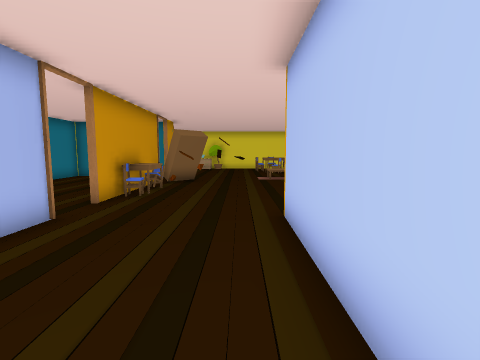
view 1 (above)

22 first-person views from a walk through a Unity game level. The camera is 1.4 m above the floor, tilts 6° down and sees 85° across. Doors are open. The floor is counted in squares, 1 m on a side. Each view is taken from the middle of a square. On the plan, view 1 faces up. The plan holds only what a view shows up to about 13 squares ahead; the rest is blank. The place goes on beyond the plan.

view 2
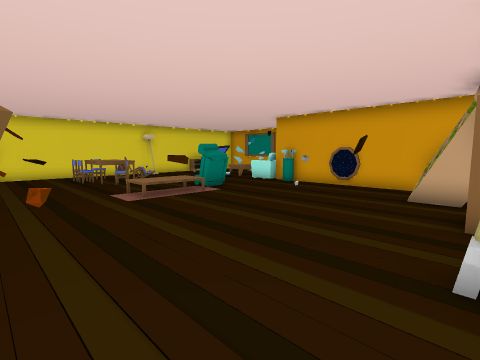

view 3
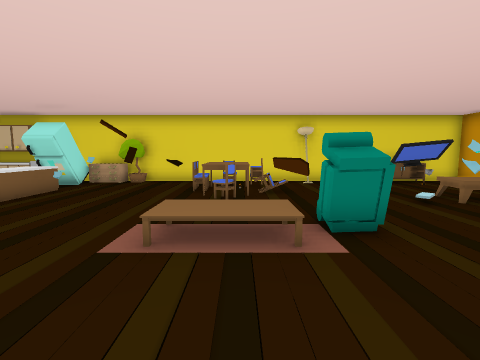

view 4
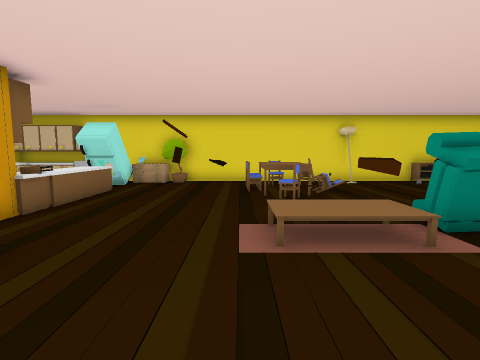

view 5
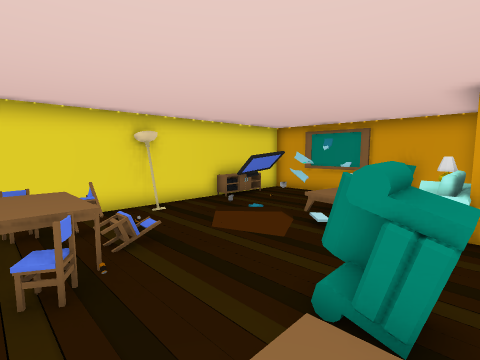

view 6
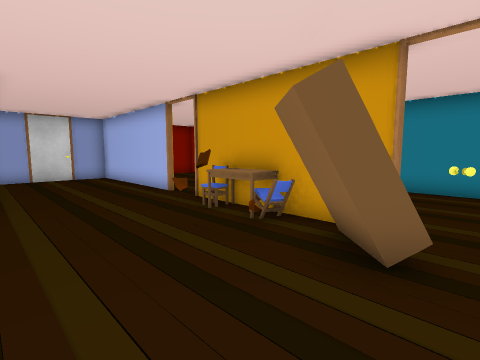

view 7
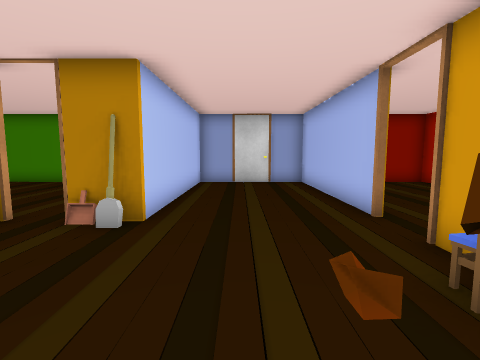

view 8
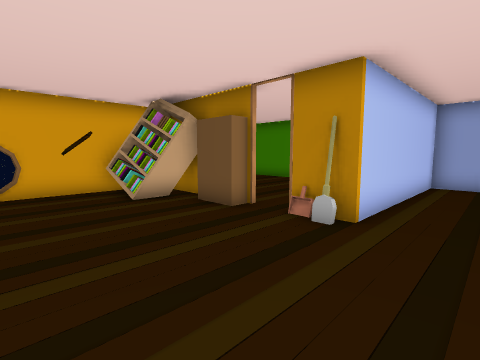

view 9
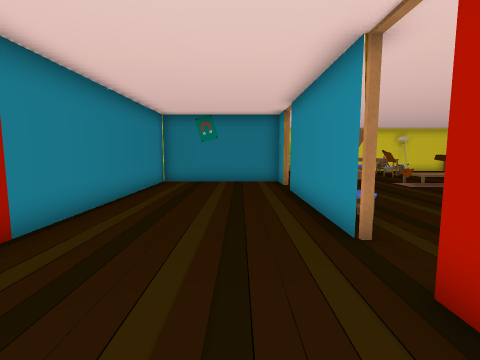

view 10
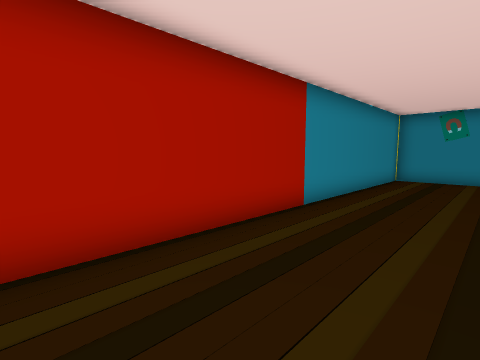

view 11
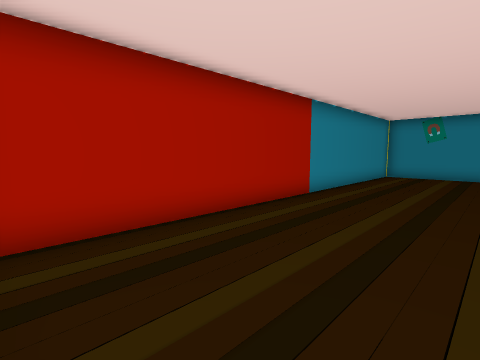

view 12
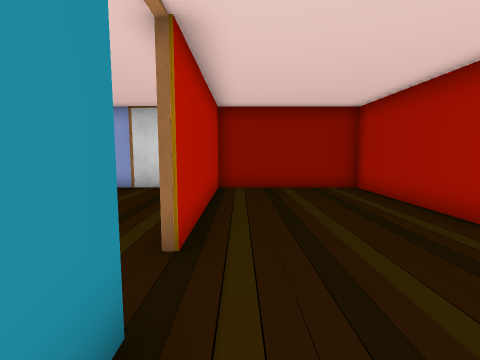

view 13
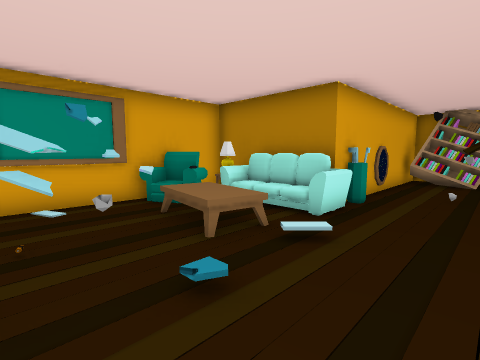

view 14
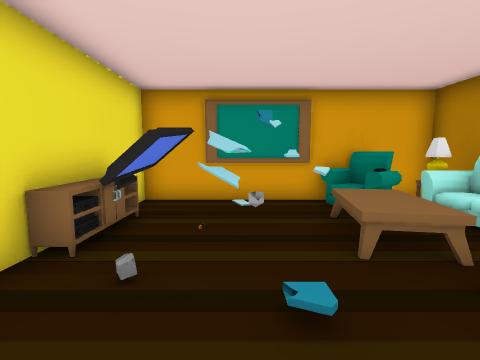

view 15
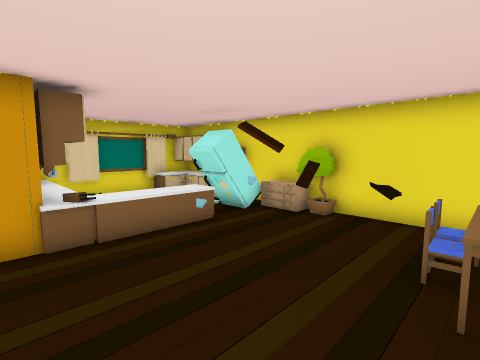

view 16
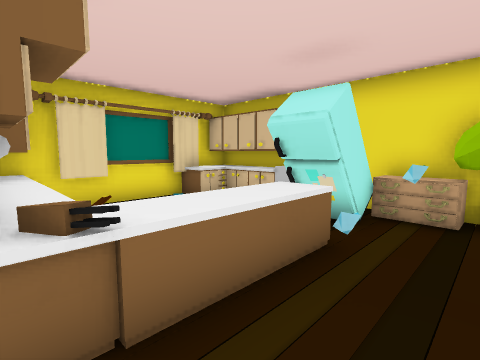

view 17
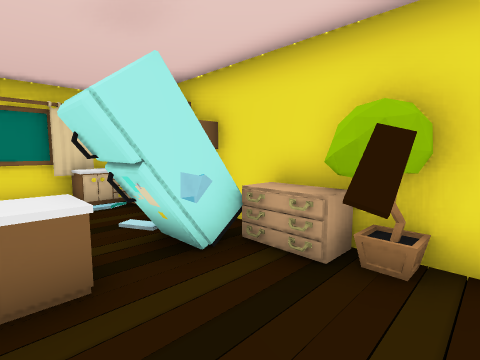

view 18
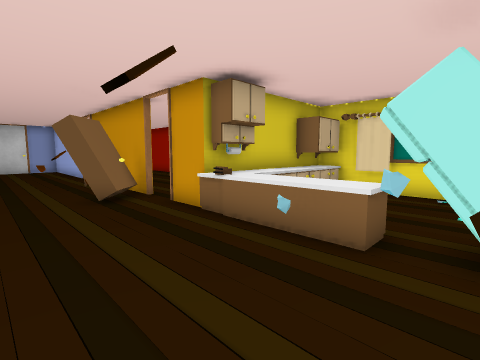

view 19
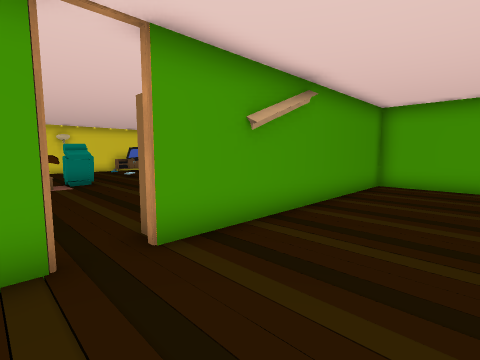

view 20
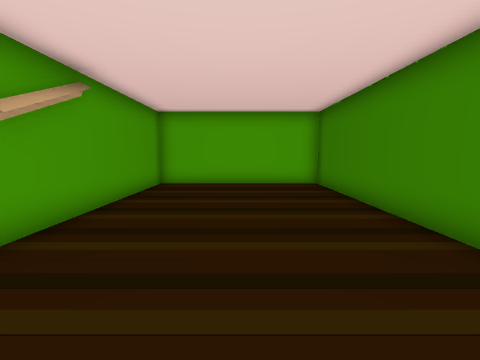

view 21
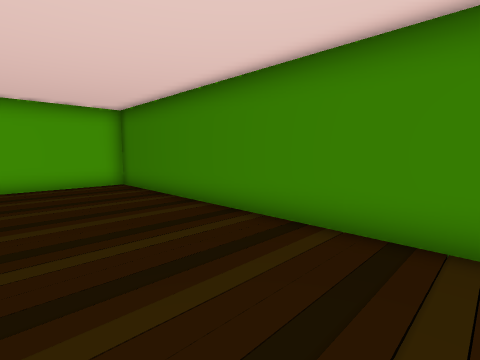

view 22
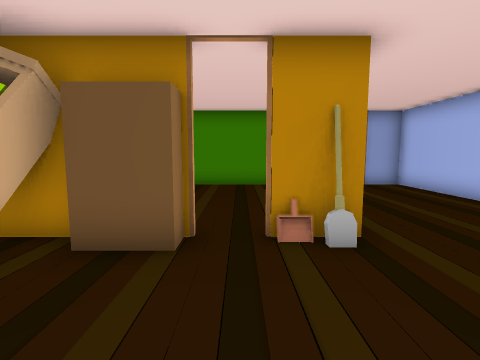

### Floor plan
Key: @ floor where view 1 was taken; # wall or solid block; x gap in a wall; . main floor; - floor 0.25 m lower than the main floor; : floor 0.5 m higher than the main floor; / step, stairs or slope; D open door; = window, fence, low wall or low ledge; ^ raised ledge; C closet; H chair; B bush; O other object.
Columns run from 10 left of view 1 to 14 right of it. Each row starts with its distance up from view 1.
 23 #######^############^^###
 22 #######BB.O.........^^^.#
 21 # O.O##-....HHH....O###.#
 20 #O. .##-...HH^H.....O.OO#
 19 #....^^O....^^O...O.....#
 18 ##O   ^-....HH/....^^^O.#
 17 ### ^^^-.....O/...O.^^==#
 16 #######-...../O....x.#=##
 15 #.....#-....///##..===###
 14 #.....DD....::/^...######
 13 #.....#CC....//....#
 12 #.....#CC....//..O.#
 11 #.....#H.....//....#
 10 #.....#H.O...//....#
  9 #.....#H.....//....#
  8 #.....#-.....//...##
  7 #.....D-.....//.####
  6 #.....D-...##D###########
  5 #.....#....#.//....../..#
  4 #.....#-...#.//....../..#
  3 #.....#-...#.//....../..#
  2 #.....#-...#.//....../..#
  1 #.....#-...#.//....../..#
  0 #.....#-..@#.//....../..#
 -1 #.....#-...#.//....../..#
 -2  ########################

Positions as (right, up) in squares from view 1, and headings:
1: (0, 0), facing up
2: (-2, 6), facing up-right
3: (3, 10), facing up
4: (1, 10), facing up
5: (2, 14), facing up-right
6: (1, 14), facing down-left
7: (-1, 11), facing down
8: (-1, 11), facing down-right
9: (-6, 3), facing up
10: (-6, 1), facing up-left
11: (-5, -1), facing up-left
12: (-5, 9), facing down
13: (6, 21), facing down-right
14: (6, 20), facing right
15: (2, 15), facing up-left
16: (-2, 16), facing up-left
17: (-1, 19), facing up-left
18: (0, 21), facing down-left
19: (2, 2), facing up-right
20: (2, 2), facing right
21: (2, 3), facing down-right
22: (3, 10), facing down
